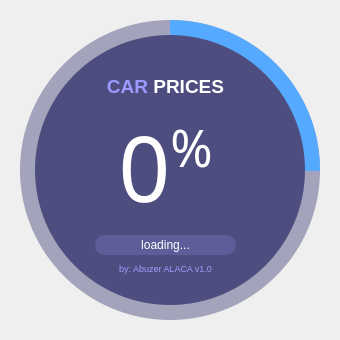
<?xml version="1.0" encoding="UTF-8"?>
<ui version="4.0">
 <class>SplashScreen</class>
 <widget class="QMainWindow" name="SplashScreen">
  <property name="geometry">
   <rect>
    <x>0</x>
    <y>0</y>
    <width>340</width>
    <height>340</height>
   </rect>
  </property>
  <property name="windowTitle">
   <string>MainWindow</string>
  </property>
  <widget class="QWidget" name="centralwidget">
   <widget class="QFrame" name="circularProgressBar">
    <property name="geometry">
     <rect>
      <x>10</x>
      <y>10</y>
      <width>320</width>
      <height>320</height>
     </rect>
    </property>
    <property name="frameShape">
     <enum>QFrame::NoFrame</enum>
    </property>
    <property name="frameShadow">
     <enum>QFrame::Raised</enum>
    </property>
    <widget class="QFrame" name="CircularProgress">
     <property name="geometry">
      <rect>
       <x>10</x>
       <y>10</y>
       <width>300</width>
       <height>300</height>
      </rect>
     </property>
     <property name="styleSheet">
      <string notr="true">QFrame {
	border-radius:150px;
	background-color:qconicalgradient(cx:0.5, cy:0.5, angle:90, stop:0.749 rgba(255, 0, 127, 0), stop:0.750 rgba(85, 170, 255, 255))
}</string>
     </property>
     <property name="frameShape">
      <enum>QFrame::NoFrame</enum>
     </property>
     <property name="frameShadow">
      <enum>QFrame::Raised</enum>
     </property>
    </widget>
    <widget class="QFrame" name="CircularBg">
     <property name="geometry">
      <rect>
       <x>10</x>
       <y>10</y>
       <width>300</width>
       <height>300</height>
      </rect>
     </property>
     <property name="styleSheet">
      <string notr="true">QFrame{
	border-radius:150px;
	background-color: rgba(77, 77, 127, 120);
}</string>
     </property>
     <property name="frameShape">
      <enum>QFrame::NoFrame</enum>
     </property>
     <property name="frameShadow">
      <enum>QFrame::Raised</enum>
     </property>
    </widget>
    <widget class="QFrame" name="container">
     <property name="geometry">
      <rect>
       <x>25</x>
       <y>25</y>
       <width>270</width>
       <height>270</height>
      </rect>
     </property>
     <property name="styleSheet">
      <string notr="true">QFrame {
	border-radius:135px;
	background-color: rgb(77, 77, 127);
}</string>
     </property>
     <property name="frameShape">
      <enum>QFrame::NoFrame</enum>
     </property>
     <property name="frameShadow">
      <enum>QFrame::Raised</enum>
     </property>
     <widget class="QWidget" name="">
      <property name="geometry">
       <rect>
        <x>30</x>
        <y>40</y>
        <width>201</width>
        <height>201</height>
       </rect>
      </property>
      <layout class="QGridLayout" name="gridLayout">
       <item row="3" column="0" colspan="2">
        <widget class="QLabel" name="labelCredits">
         <property name="font">
          <font>
           <family>Segoe UI</family>
           <pointsize>7</pointsize>
          </font>
         </property>
         <property name="styleSheet">
          <string notr="true">background-color:none;
color:rgb(157, 158, 255);</string>
         </property>
         <property name="text">
          <string>by: Abuzer ALACA v1.0</string>
         </property>
         <property name="alignment">
          <set>Qt::AlignCenter</set>
         </property>
        </widget>
       </item>
       <item row="0" column="0" colspan="2">
        <widget class="QLabel" name="labelTitle">
         <property name="font">
          <font>
           <family>Segoe UI</family>
           <pointsize>14</pointsize>
          </font>
         </property>
         <property name="styleSheet">
          <string notr="true">background-color:none;
color:white;</string>
         </property>
         <property name="text">
          <string>&lt;html&gt;&lt;head/&gt;&lt;body&gt;&lt;p&gt;&lt;span style=&quot; font-weight:600; color:#9b9bff;&quot;&gt;CAR &lt;/span&gt;&lt;span style=&quot; font-weight:600; color:#ffffff;&quot;&gt;PRICES&lt;/span&gt;&lt;/p&gt;&lt;/body&gt;&lt;/html&gt;</string>
         </property>
         <property name="alignment">
          <set>Qt::AlignCenter</set>
         </property>
        </widget>
       </item>
       <item row="1" column="0" colspan="2">
        <widget class="QLabel" name="labelPercentage">
         <property name="font">
          <font>
           <family>Bahnschrift Condensed</family>
           <pointsize>55</pointsize>
           <weight>50</weight>
           <bold>false</bold>
          </font>
         </property>
         <property name="styleSheet">
          <string notr="true">background-color:none;
color:white;</string>
         </property>
         <property name="text">
          <string>&lt;p&gt;&lt;span style=&quot; font-size:68pt;&quot;&gt;0&lt;/span&gt;&lt;span style=&quot; font-size:58pt; vertical-align:super;&quot;&gt;%&lt;/span&gt;&lt;/p&gt;</string>
         </property>
         <property name="alignment">
          <set>Qt::AlignCenter</set>
         </property>
        </widget>
       </item>
       <item row="2" column="0" colspan="2">
        <widget class="QLabel" name="labelLoadingInfo">
         <property name="minimumSize">
          <size>
           <width>0</width>
           <height>20</height>
          </size>
         </property>
         <property name="maximumSize">
          <size>
           <width>16777215</width>
           <height>20</height>
          </size>
         </property>
         <property name="font">
          <font>
           <family>Segoe UI</family>
           <pointsize>9</pointsize>
          </font>
         </property>
         <property name="styleSheet">
          <string notr="true">QLabel {
	border-radius:10px;
	background-color: rgb(93, 93, 154);
	color:#FFFFFF;
margin-left:30px;
margin-right:30px;
}</string>
         </property>
         <property name="text">
          <string>loading...</string>
         </property>
         <property name="alignment">
          <set>Qt::AlignCenter</set>
         </property>
        </widget>
       </item>
      </layout>
     </widget>
    </widget>
    <zorder>CircularBg</zorder>
    <zorder>CircularProgress</zorder>
    <zorder>container</zorder>
   </widget>
  </widget>
 </widget>
 <resources/>
 <connections/>
</ui>
